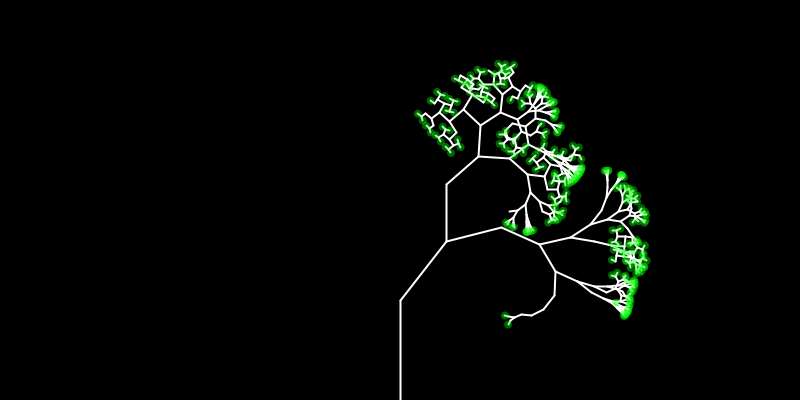
Frame 1 (no input)
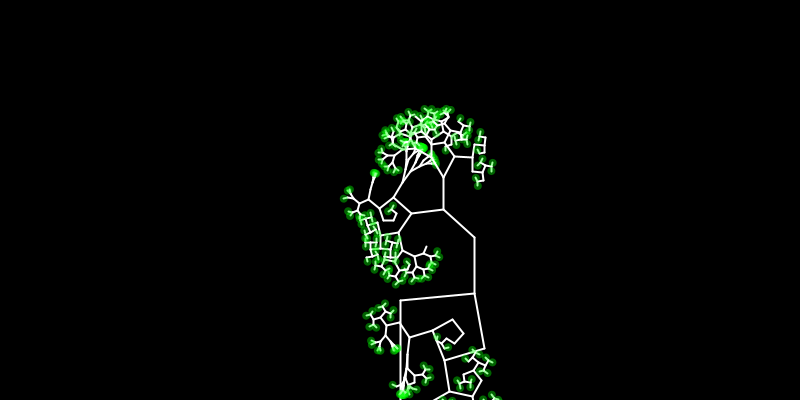
Frame 60 (the mouse pressed at the canvas centre just before this capture)
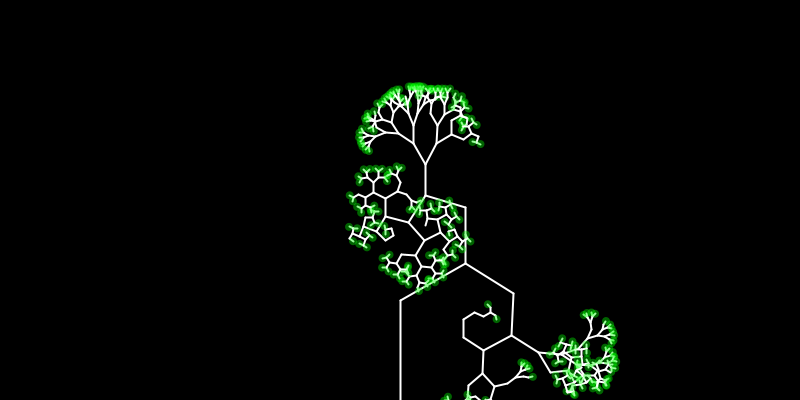
Frame 120 (the mouse held since frame 60 and released just before this capture)

The Processing sketch that drew these frames (run headless with seeded random() and noise(); from frame 60 on, the mouse is pressed at the canvas centre):

// Processing sketch: genuary_09
// ── genuary_09.pde


float xoff = 0;
float yoff = 0;
void setup() {
  size(800, 400);
}

void draw() {
  background(0);
  translate(width/2, 400);
  randomSeed(1);
  xoff = 0;
  branch(100);
  yoff += 0.01;
}


void branch(float len) {
  strokeWeight(2);
  stroke(255);
  line(0, 0, 0, -len);
  translate(0, -len);

  float a = map(noise(xoff, yoff), 0, 1, -PI, PI);
  xoff += 0.01;
  len = len * 0.75;
  if (len > 4) {
    if (random(1) < 0.9) {
      pushMatrix();
      rotate(a);
      branch(len);
      popMatrix();
    }
    if (random(1) < 0.9) {
      pushMatrix();
      rotate(-a);
      branch(len);
      popMatrix();
    }
  } else {
    noStroke();
    fill(0, 255, 0, 100);
    circle(0, 0, 8);
  }
}
